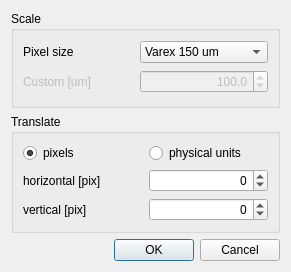
<?xml version="1.0" encoding="UTF-8"?>
<ui version="4.0">
 <class>Dialog</class>
 <widget class="QDialog" name="Dialog">
  <property name="geometry">
   <rect>
    <x>0</x>
    <y>0</y>
    <width>291</width>
    <height>272</height>
   </rect>
  </property>
  <property name="windowTitle">
   <string>Dialog</string>
  </property>
  <layout class="QVBoxLayout" name="verticalLayout">
   <item>
    <widget class="QGroupBox" name="groupBox">
     <property name="title">
      <string>Scale</string>
     </property>
     <layout class="QGridLayout" name="gridLayout">
      <item row="1" column="2">
       <widget class="QDoubleSpinBox" name="doubleSpinBox">
        <property name="enabled">
         <bool>false</bool>
        </property>
        <property name="alignment">
         <set>Qt::AlignRight|Qt::AlignTrailing|Qt::AlignVCenter</set>
        </property>
        <property name="decimals">
         <number>1</number>
        </property>
        <property name="minimum">
         <double>0.100000000000000</double>
        </property>
        <property name="maximum">
         <double>1000.000000000000000</double>
        </property>
        <property name="singleStep">
         <double>10.000000000000000</double>
        </property>
        <property name="value">
         <double>100.000000000000000</double>
        </property>
       </widget>
      </item>
      <item row="0" column="2">
       <widget class="QComboBox" name="comboBox">
        <property name="sizePolicy">
         <sizepolicy hsizetype="Expanding" vsizetype="Fixed">
          <horstretch>0</horstretch>
          <verstretch>0</verstretch>
         </sizepolicy>
        </property>
        <property name="minimumSize">
         <size>
          <width>100</width>
          <height>0</height>
         </size>
        </property>
        <property name="currentText">
         <string>Varex 150 um</string>
        </property>
        <item>
         <property name="text">
          <string>Varex 150 um</string>
         </property>
        </item>
        <item>
         <property name="text">
          <string>Pilatus 172 um</string>
         </property>
        </item>
        <item>
         <property name="text">
          <string>Eiger 75 um</string>
         </property>
        </item>
        <item>
         <property name="text">
          <string>Lambda 55 um</string>
         </property>
        </item>
        <item>
         <property name="text">
          <string>PCO 10X 0.65 um</string>
         </property>
        </item>
        <item>
         <property name="text">
          <string>PCO 5X 1.3 um</string>
         </property>
        </item>
        <item>
         <property name="text">
          <string>Custom</string>
         </property>
        </item>
       </widget>
      </item>
      <item row="1" column="0" colspan="2">
       <widget class="QLabel" name="label_2">
        <property name="enabled">
         <bool>false</bool>
        </property>
        <property name="text">
         <string>Custom [um]</string>
        </property>
       </widget>
      </item>
      <item row="0" column="0">
       <widget class="QLabel" name="label">
        <property name="sizePolicy">
         <sizepolicy hsizetype="Expanding" vsizetype="Preferred">
          <horstretch>0</horstretch>
          <verstretch>0</verstretch>
         </sizepolicy>
        </property>
        <property name="text">
         <string>Pixel size</string>
        </property>
       </widget>
      </item>
     </layout>
    </widget>
   </item>
   <item>
    <widget class="QGroupBox" name="groupBox_2">
     <property name="title">
      <string>Translate</string>
     </property>
     <layout class="QGridLayout" name="gridLayout_2">
      <item row="0" column="0">
       <widget class="QRadioButton" name="radioButton">
        <property name="text">
         <string>pixels</string>
        </property>
        <property name="checked">
         <bool>true</bool>
        </property>
       </widget>
      </item>
      <item row="0" column="1">
       <widget class="QRadioButton" name="radioButton_2">
        <property name="text">
         <string>physical units</string>
        </property>
       </widget>
      </item>
      <item row="3" column="0">
       <widget class="QLabel" name="label_4">
        <property name="sizePolicy">
         <sizepolicy hsizetype="Expanding" vsizetype="Preferred">
          <horstretch>0</horstretch>
          <verstretch>0</verstretch>
         </sizepolicy>
        </property>
        <property name="text">
         <string>vertical [pix]</string>
        </property>
       </widget>
      </item>
      <item row="2" column="0">
       <widget class="QLabel" name="label_3">
        <property name="sizePolicy">
         <sizepolicy hsizetype="Expanding" vsizetype="Preferred">
          <horstretch>0</horstretch>
          <verstretch>0</verstretch>
         </sizepolicy>
        </property>
        <property name="text">
         <string>horizontal [pix]</string>
        </property>
       </widget>
      </item>
      <item row="3" column="1">
       <widget class="QSpinBox" name="spinBox_2">
        <property name="alignment">
         <set>Qt::AlignRight|Qt::AlignTrailing|Qt::AlignVCenter</set>
        </property>
        <property name="minimum">
         <number>-10000</number>
        </property>
        <property name="maximum">
         <number>10000</number>
        </property>
        <property name="singleStep">
         <number>100</number>
        </property>
       </widget>
      </item>
      <item row="2" column="1">
       <widget class="QSpinBox" name="spinBox">
        <property name="sizePolicy">
         <sizepolicy hsizetype="Expanding" vsizetype="Fixed">
          <horstretch>0</horstretch>
          <verstretch>0</verstretch>
         </sizepolicy>
        </property>
        <property name="alignment">
         <set>Qt::AlignRight|Qt::AlignTrailing|Qt::AlignVCenter</set>
        </property>
        <property name="minimum">
         <number>-10000</number>
        </property>
        <property name="maximum">
         <number>10000</number>
        </property>
        <property name="singleStep">
         <number>100</number>
        </property>
       </widget>
      </item>
     </layout>
    </widget>
   </item>
   <item>
    <widget class="QDialogButtonBox" name="buttonBox">
     <property name="orientation">
      <enum>Qt::Horizontal</enum>
     </property>
     <property name="standardButtons">
      <set>QDialogButtonBox::Cancel|QDialogButtonBox::Ok</set>
     </property>
    </widget>
   </item>
  </layout>
 </widget>
 <resources/>
 <connections>
  <connection>
   <sender>buttonBox</sender>
   <signal>accepted()</signal>
   <receiver>Dialog</receiver>
   <slot>accept()</slot>
   <hints>
    <hint type="sourcelabel">
     <x>248</x>
     <y>254</y>
    </hint>
    <hint type="destinationlabel">
     <x>157</x>
     <y>274</y>
    </hint>
   </hints>
  </connection>
  <connection>
   <sender>buttonBox</sender>
   <signal>rejected()</signal>
   <receiver>Dialog</receiver>
   <slot>reject()</slot>
   <hints>
    <hint type="sourcelabel">
     <x>316</x>
     <y>260</y>
    </hint>
    <hint type="destinationlabel">
     <x>286</x>
     <y>274</y>
    </hint>
   </hints>
  </connection>
 </connections>
</ui>
